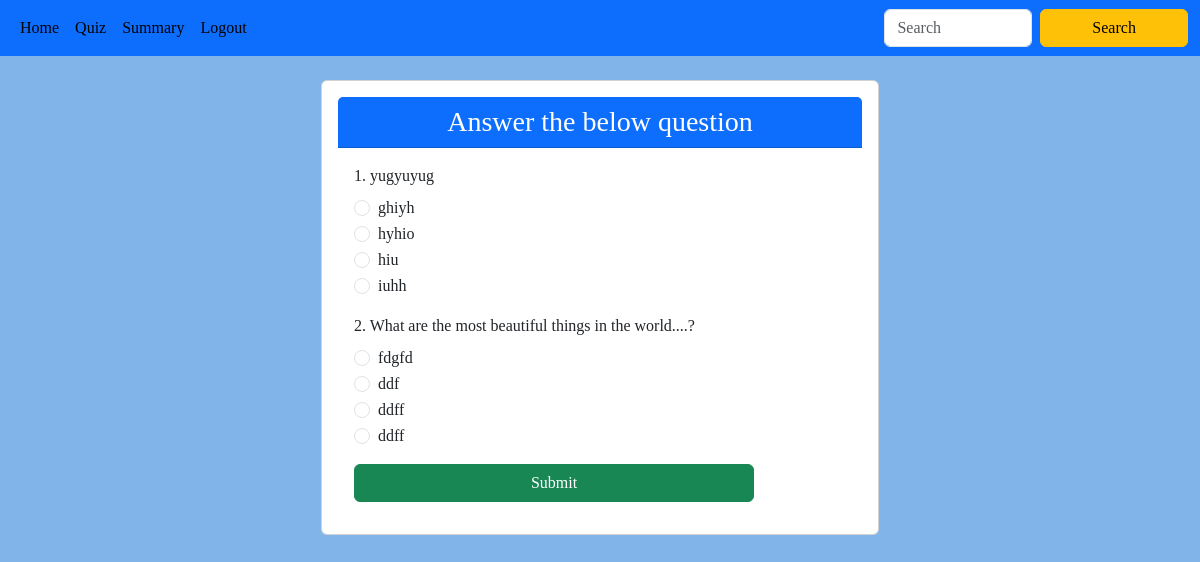
Page /start_quiz/1/1 on the earlier database version.
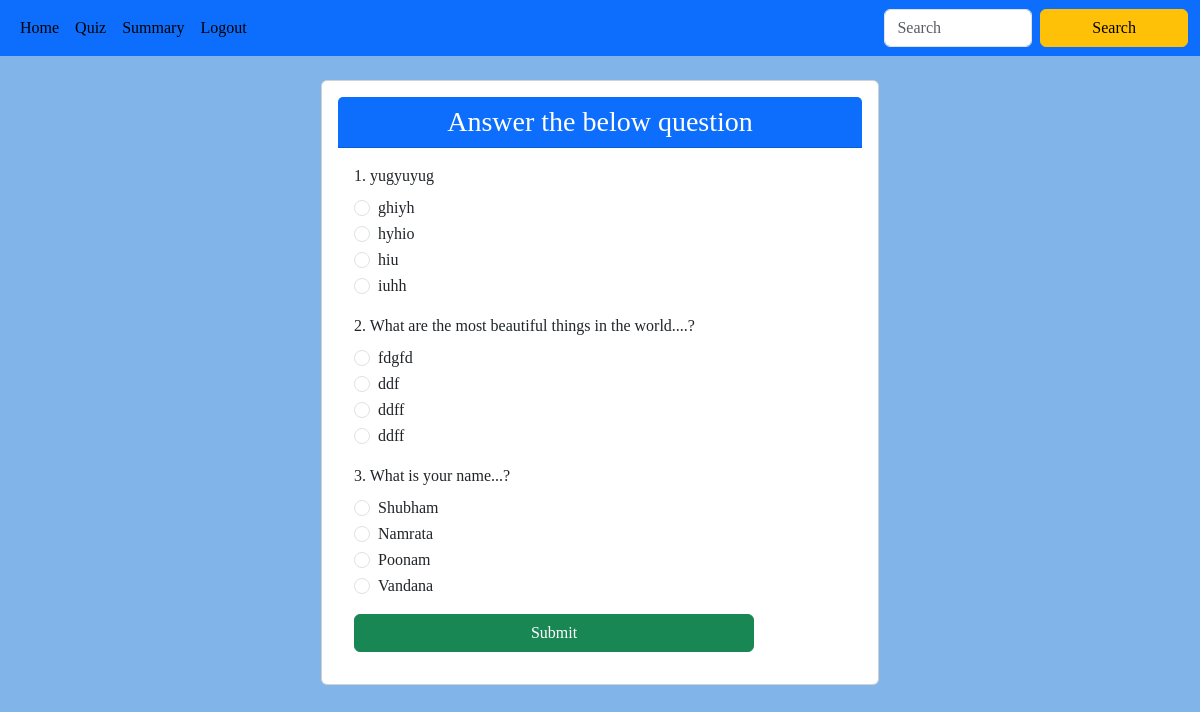
Same page on the later database version.
### backend/models.py (models this page shows)
class Question(db.Model):
    __tablename__ = 'question'
    id = db.Column(db.Integer, primary_key=True)
    quiz_id = db.Column(db.Integer, db.ForeignKey('quiz.id'), nullable=False, index=True)
    question_statement = db.Column(db.String(), nullable=False)
    option1 = db.Column(db.String(), nullable=False)
    option2 = db.Column(db.String(), nullable=False)
    option3 = db.Column(db.String(), nullable=False)
    option4 = db.Column(db.String(), nullable=False)
    correct_option = db.Column(db.String(), nullable=False)

### backend/controller.py (the view)
@app.route("/start_quiz/<quiz_id>/<id>")
def start_quiz(id,quiz_id):
    questions=Question.query.filter_by(quiz_id=quiz_id).all()
    return render_template("start_quiz.html" ,id=id,questions=questions)

### templates/start_quiz.html
{% extends "user_layout.html" %}
{% block content %}
{%if questions%}
<div class="container mt-4">
    <div class="d-flex justify-content-center">
        <div class="card w-50">
            <div class="card-body">
                <div class="card-header text-center bg-primary text-white">
                    <h3 class="card-title mb-0">Answer the below question</h3>
                </div>
                <div class="card-body">
                    {%for question in questions%}
                    <form>
                        <div class="mb-3">
                            <label class="form-label">{{question.id}}. {{question.question_statement}}</label>
                            <div class="form-check">
                                <input class="form-check-input" type="radio" name="q1" value="Paris">
                                <label class="form-check-label">{{question.option1}}</label>
                            </div>
                            <div class="form-check">
                                <input class="form-check-input" type="radio" name="q1" value="London">
                                <label class="form-check-label">{{question.option2}}</label>
                            </div>
                            <div class="form-check">
                                <input class="form-check-input" type="radio" name="q1" value="Berlin">
                                <label class="form-check-label">{{question.option3}}</label>
                            </div>
                            <div class="form-check">
                                <input class="form-check-input" type="radio" name="q1" value="Berlin">
                                <label class="form-check-label">{{question.option4}}</label>
                            </div>
                        </div>
                    </form>
                {%endfor%}
                <button type="submit" class="btn btn-success">Submit</button>
                </div>
            </div>
        </div>
    </div>
</div>
{% else %}
<div class="alert alert-info text-center mt-4">
    <h5>Quiz not started yet</h5>
    <a href="/user/{{id}}" class="btn btn-primary">Go Back</a>
</div>
{% endif %}
{% endblock %}

Differences in the rows shown:
added Question: id "3", question_statement "What is your name...?", option1 "Shubham", option2 "Namrata", option3 "Poonam", option4 "Vandana"
